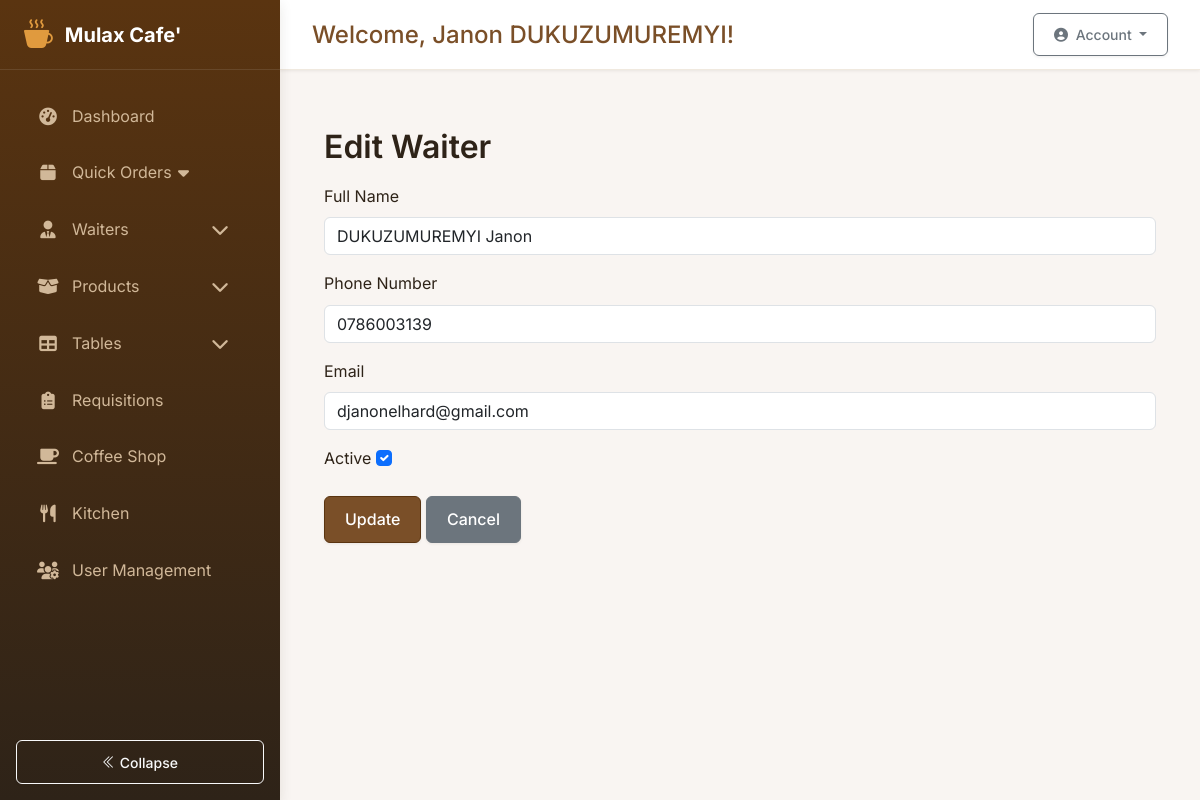
Screenshot of /waiters/1/edit (signed in) with the database file from the repository.
### app/models.py (models this page shows, shortened)
class User(db.Model, UserMixin):
    __tablename__ = 'users'
    id = db.Column(db.Integer, primary_key=True)
    username = db.Column(db.String(80), unique=True, nullable=False)
    password_hash = db.Column(db.String(128))
    role = db.Column(db.String(20), default='employee')  # Possible values: 'system_control', 'manager', 'employee'
    is_admin = db.Column(db.Boolean, default=False)
    active = db.Column(db.Boolean, default=True)
    created_at = db.Column(db.DateTime, default=lambda: datetime.now(pytz.timezone('Africa/Kigali')))
    last_login = db.Column(db.DateTime)
    must_change_password = db.Column(db.Boolean, default=True)
    current_shift_id = db.Column(db.Integer, db.ForeignKey('shifts.id'))
    current_shift = db.relationship('Shift', back_populates='users')
    attendances = db.relationship('Attendance', back_populates='user')
    stock_movements = db.relationship('StockMovement', back_populates='user')
    requisitions = db.relationship(
        'Requisition',
        back_populates='requester',
        foreign_keys='[Requisition.user_id]'
    )
    approved_requisitions = db.relationship(
        'Requisition',
        back_populates='approver',
        foreign_keys='[Requisition.approved_by]'
    )
    coffee_sales = db.relationship('CoffeeSale', back_populates='recorder')
    orders_recorded = db.relationship('Order', back_populates='recorder', foreign_keys='[Order.recorded_by]')
    orders_served = db.relationship('Order', back_populates='server', foreign_keys='[Order.served_by]')
    orders_created = db.relationship('Order', back_populates='user', foreign_keys='Order.user_id')
    def is_system_control(self):
        return self.role == 'system_control' or self.is_admin
    def is_employee(self):
        return self.role == 'employee'
    def get_current_shift(self):
        if self.is_admin or self.is_system_control():
            return None  # Admins can see all shifts
        return self.current_shift

class Waiter(db.Model):
    __tablename__ = 'waiters'
    id = db.Column(db.Integer, primary_key=True)
    name = db.Column(db.String(100), nullable=False)
    phone_number = db.Column(db.String(20), nullable=True)
    email = db.Column(db.String(120), nullable=True, unique=True)
    is_active = db.Column(db.Boolean, default=True)

### app/routes/waiter.py (the view, shortened to what this page needs)
@bp.route('/<int:waiter_id>/edit', methods=['GET', 'POST'])
def edit_waiter(waiter_id):
    waiter = Waiter.query.get_or_404(waiter_id)
    form = WaiterForm(obj=waiter)
    return render_template('waiters/edit_waiter.html', form=form, waiter=waiter)

### app/auth/forms.py
class WaiterForm(FlaskForm):
    name = StringField('Full Name', validators=[DataRequired(), Length(min=2, max=100)])
    phone_number = StringField('Phone Number', validators=[Optional(), Length(max=20)])
    email = StringField('Email', validators=[Optional(), Email()])
    is_active = BooleanField('Active', default=True)
    submit = SubmitField('Register Waiter')

### app/templates/waiters/edit_waiter.html (shortened to what this page needs)
{% extends 'base.html' %}
{% block content %}
<div class="container mt-4">
    <h2>Edit Waiter</h2>
    <form method="POST">
        <div class="mb-3">
            {{ form.name.label(class="form-label") }}
            {{ form.name(class="form-control") }}
        </div>
        <div class="mb-3">
            {{ form.phone_number.label(class="form-label") }}
            {{ form.phone_number(class="form-control") }}
        </div>
        <div class="mb-3">
            {{ form.email.label(class="form-label") }}
            {{ form.email(class="form-control") }}
        </div>
        <div class="mb-3">
            {{ form.is_active.label(class="form-label") }}
            {{ form.is_active(class="form-check-input") }}
        </div>
        <button type="submit" class="btn btn-primary">Update</button>
        <a href="{{ url_for('waiters.view_waiter', waiter_id=waiter.id) }}" class="btn btn-secondary">Cancel</a>
    </form>
</div>
{% endblock %}

### app/templates/base.html (shortened to what this page needs)
<!DOCTYPE html>
<html lang="en">
<head>
    <link rel="stylesheet" href="https://cdn.jsdelivr.net/npm/bootstrap-icons@1.11.1/font/bootstrap-icons.css">
    <link href="https://cdn.jsdelivr.net/npm/bootstrap@5.3.2/dist/css/bootstrap.min.css" rel="stylesheet">
    <link href="{{ url_for('static', filename='css/styles.css') }}" rel="stylesheet">
    <link rel="stylesheet" href="https://cdnjs.cloudflare.com/ajax/libs/font-awesome/6.5.2/css/all.min.css">
    <link rel="stylesheet" href="https://cdn.datatables.net/1.11.5/css/dataTables.bootstrap5.min.css">
</head>
<body>
    {% if current_user.is_authenticated %}
        <div class="app-container">
            <aside class="sidebar" id="sidebar">
                <div class="sidebar-header">
                    <a href="#" class="sidebar-brand">
                        <i class="bi bi-cup-hot-fill"></i>
                        <span>Mulax Cafe'</span>
                    </a>
                </div>
                <div class="sidebar-nav-container">
                    <ul class="sidebar-nav">
                        {% if current_user.role in ['admin', 'manager'] %}
                            <li class="nav-item">
                                <a class="sidebar-nav-link" href="{{ url_for('main.dashboard') }}">
                                    <i class="fas fa-tachometer-alt"></i><span>Dashboard</span>
                                </a>
                            </li>
                        {% endif %}
                        <li class="nav-item">
                            <a class="sidebar-nav-link collapsed" href="#" data-bs-toggle="collapse" data-bs-target="#ordersMenu" aria-expanded="false">
                                <i class="fas fa-box"></i><span>Quick Orders</span>
                                <i class="fas fa-caret-down float-end"></i>
                            </a>
                        </li>
                        {% if current_user.role in ['admin', 'manager'] %}
<li class="nav-item">
    <a class="sidebar-nav-link d-flex align-items-center" href="#waitersSubmenu" data-bs-toggle="collapse" role="button" aria-expanded="false" aria-controls="waitersSubmenu">
        <i class="fas fa-user-tie"></i>
        <span>Waiters</span>
        <i class="fas fa-chevron-down ms-auto menu-toggle"></i>
    </a>
</li>
{% endif %}
                        <li class="nav-item">
                            <a class="sidebar-nav-link d-flex align-items-center" href="#productSubmenu" data-bs-toggle="collapse" role="button" aria-expanded="false" aria-controls="productSubmenu">
                                <i class="fas fa-box-open"></i>
                                <span>Products</span>
                                <i class="fas fa-chevron-down ms-auto menu-toggle"></i>
                            </a>
                        </li>
                        <li class="nav-item">
                            <a class="sidebar-nav-link d-flex align-items-center" href="#tablesSubmenu" data-bs-toggle="collapse" role="button" aria-expanded="false" aria-controls="tablesSubmenu">
                                <i class="fas fa-table"></i>
                                <span>Tables</span>
                                <i class="fas fa-chevron-down ms-auto menu-toggle"></i>
                            </a>
                        </li>
                        <li class="nav-item">
                            <a class="sidebar-nav-link" href="{{ url_for('requisitions.list_requisitions') }}">
                                <i class="fas fa-clipboard-list"></i><span>Requisitions</span>
                            </a>
                        </li>
                        <li class="nav-item">
                            <a class="sidebar-nav-link" href="{{ url_for('coffee.list_sales') }}">
                                <i class="fas fa-coffee"></i><span>Coffee Shop</span>
                            </a>
                        </li>
                        <li class="nav-item">
                            <a class="sidebar-nav-link" href="{{ url_for('kitchen.inventory') }}">
                                <i class="fas fa-utensils"></i><span>Kitchen</span>
                            </a>
                        </li>
                        {% if current_user.role in ['manager'] %}
                        <li class="nav-item">
                            <a class="sidebar-nav-link" href="{{ url_for('auth.manage_users') }}">
                                <i class="fas fa-users-cog"></i><span>User Management</span>
                            </a>
                        </li>
                        {% endif %}
                    </ul>
                </div>
                <div class="sidebar-footer p-3">
                    <button class="sidebar-toggle btn btn-sm btn-outline-light w-100" id="sidebarToggle">
                        <i class="bi bi-chevron-double-left"></i> <span>Collapse</span>
                    </button>
                </div>
            </aside>
            <main class="main-content" id="main-content">
                <div class="content-wrapper">
                    <div class="top-bar">
                        <div class="welcome-message">
                            <h4>Welcome, {{ current_user.username }}!</h4>
                        </div>
                        <div class="user-profile">
                            <div class="dropdown">
                                <button class="btn btn-sm btn-outline-secondary dropdown-toggle" type="button" id="dropdownMenuButton" data-bs-toggle="dropdown" aria-expanded="false">
                                    <i class="fas fa-user-circle me-1"></i> Account
                                </button>
                            </div>
                        </div>
                    </div>
                    <div class="content-container">
                        {% block content %}{% endblock %}
                    </div>
                </div>
            </main>
        </div>
    {% endif %}
</body>
</html>

### app/static/css/styles.css (style rules this page uses)
:root { --primary: #7B3F00; --secondary: #FFD700; --dark: #212529; --light: #F8F9FA; }
body { background-color: #f5f5f5; }
.btn-primary { background-color: var(--primary); border-color: var(--primary); }

### app/templates/base.html (style rules this page uses)
:root { --primary-900: #2E2318; --primary-800: #5A3410; --primary-700: #7A4F28; --primary-600: #9C7449; --primary-500: #C89F6D; --primary-400: #D1B899; --primary-300: #E3D5C1; --primary-200: #F0E9DF; --primary-100: #F9F5F2; --accent-500: #E09A3E; --accent-400: #F3D6A8; --success-500: #3A7D44; --danger-500: #C64745; --warning-500: #D4A017; --info-500: #afc0c7; --font-sans: 'Inter', system-ui, -apple-system, sans-serif; --font-mono: 'SFMono-Regular', Consolas, 'Liberation Mono', Menlo, monospace; --sidebar-width: 280px; --sidebar-mini-width: 80px; --header-height: 70px; --topbar-height: 70px; --content-padding: 2rem; --transition-base: 0.2s ease; --transition-fast: 0.1s ease; --shadow-sm: 0 1px 3px rgba(46, 35, 24, 0.08); --shadow-md: 0 4px 12px rgba(46, 35, 24, 0.1); --shadow-lg: 0 8px 24px rgba(46, 35, 24, 0.12); --border-radius-sm: 6px; --border-radius: 10px; --border-radius-lg: 14px; }
body { font-family: var(--font-sans); background-color: var(--primary-100); color: var(--primary-900); line-height: 1.6; -webkit-font-smoothing: antialiased; -moz-osx-font-smoothing: grayscale; }
a { color: var(--primary-700); text-decoration: none; transition: color var(--transition-fast); }
h1, h2, h3, h4, h5, h6 { font-weight: 600; color: var(--primary-900); line-height: 1.3; margin-bottom: 1rem; }
.app-container { display: flex; min-height: 100vh; position: relative; }
.top-bar { position: fixed; top: 0; right: 0; left: var(--sidebar-width); height: var(--topbar-height); background: white; box-shadow: var(--shadow-sm); z-index: 900; display: flex; align-items: center; justify-content: space-between; padding: 0 var(--content-padding); transition: left var(--transition-base); border-bottom: 1px solid var(--primary-200); }
.welcome-message h4 { font-weight: 500; color: var(--primary-700); margin: 0; }
.user-profile { display: flex; align-items: center; gap: 0.75rem; }
.sidebar { width: var(--sidebar-width); background: linear-gradient(180deg, var(--primary-800) 0%, var(--primary-900) 100%); color: white; transition: all var(--transition-base); position: fixed; height: 100vh; z-index: 1000; box-shadow: var(--shadow-md); display: flex; flex-direction: column; }
.sidebar-header { padding: 1.5rem; height: var(--header-height); display: flex; align-items: center; border-bottom: 1px solid rgba(255, 255, 255, 0.1); }
.sidebar-brand { font-size: 1.25rem; font-weight: 700; color: white; display: flex; align-items: center; gap: 0.75rem; }
.sidebar-brand i { color: var(--accent-500); font-size: 1.8rem; }
.sidebar-nav-container { flex: 1; overflow-y: auto; padding: 1rem 0; }
.sidebar-nav { list-style: none; padding: 0; margin: 0; }
.sidebar-nav-link { display: flex; align-items: center; padding: 0.85rem 1.5rem; color: var(--primary-400); transition: all var(--transition-fast); position: relative; margin: 0.25rem 0.75rem; border-radius: var(--border-radius-sm); }
.sidebar-nav-link i { font-size: 1.1rem; margin-right: 0.75rem; width: 24px; text-align: center; }
.sidebar-nav-link span { transition: opacity var(--transition-base), transform var(--transition-base); }
.main-content { flex: 1; margin-left: var(--sidebar-width); transition: margin-left var(--transition-base); min-height: 100vh; display: flex; flex-direction: column; }
.content-wrapper { padding-top: var(--topbar-height); flex: 1; }
.content-container { padding: var(--content-padding); }
.btn { border-radius: var(--border-radius-sm); padding: 0.65rem 1.25rem; font-weight: 500; transition: all var(--transition-fast); box-shadow: var(--shadow-sm); }
.btn-primary { background-color: var(--primary-700); border-color: var(--primary-800); }

### rows the page displays
User: username "Janon DUKUZUMUREMYI"
Waiter: name "DUKUZUMUREMYI Janon", phone_number "0786003139", email "djanonelhard@gmail.com", is_active "☑"
